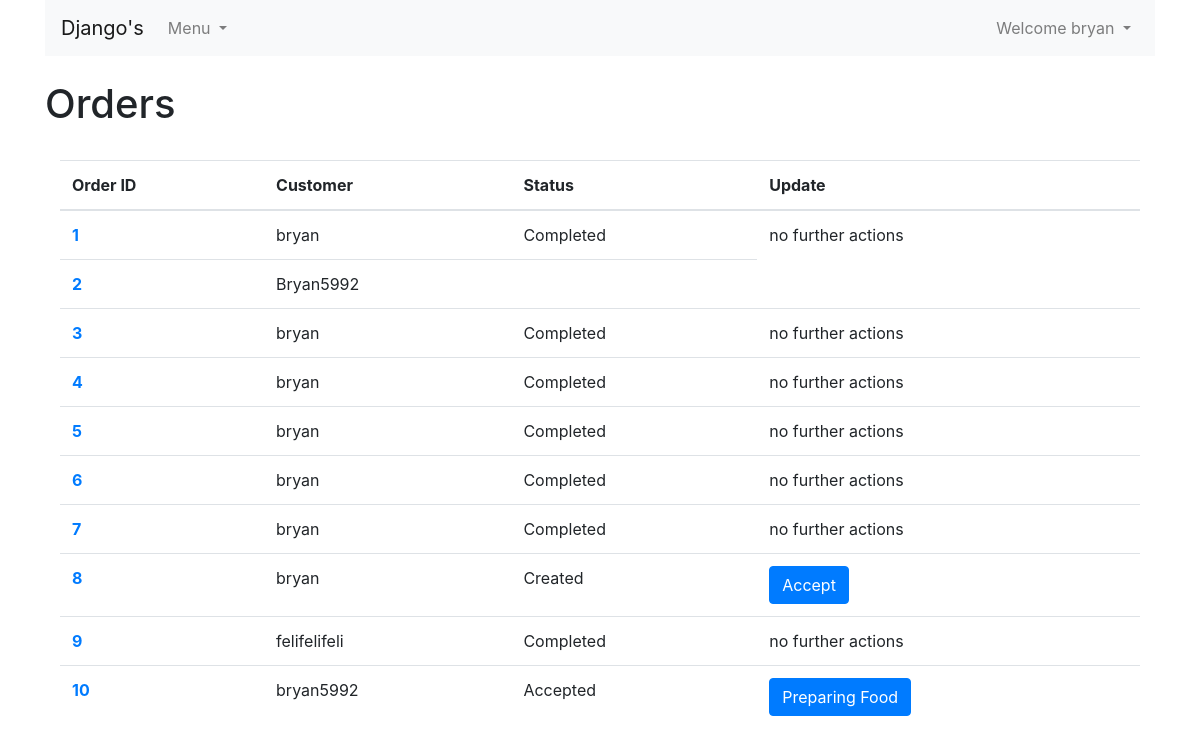
/staff_view (signed in), run on an earlier commit of the app's database.
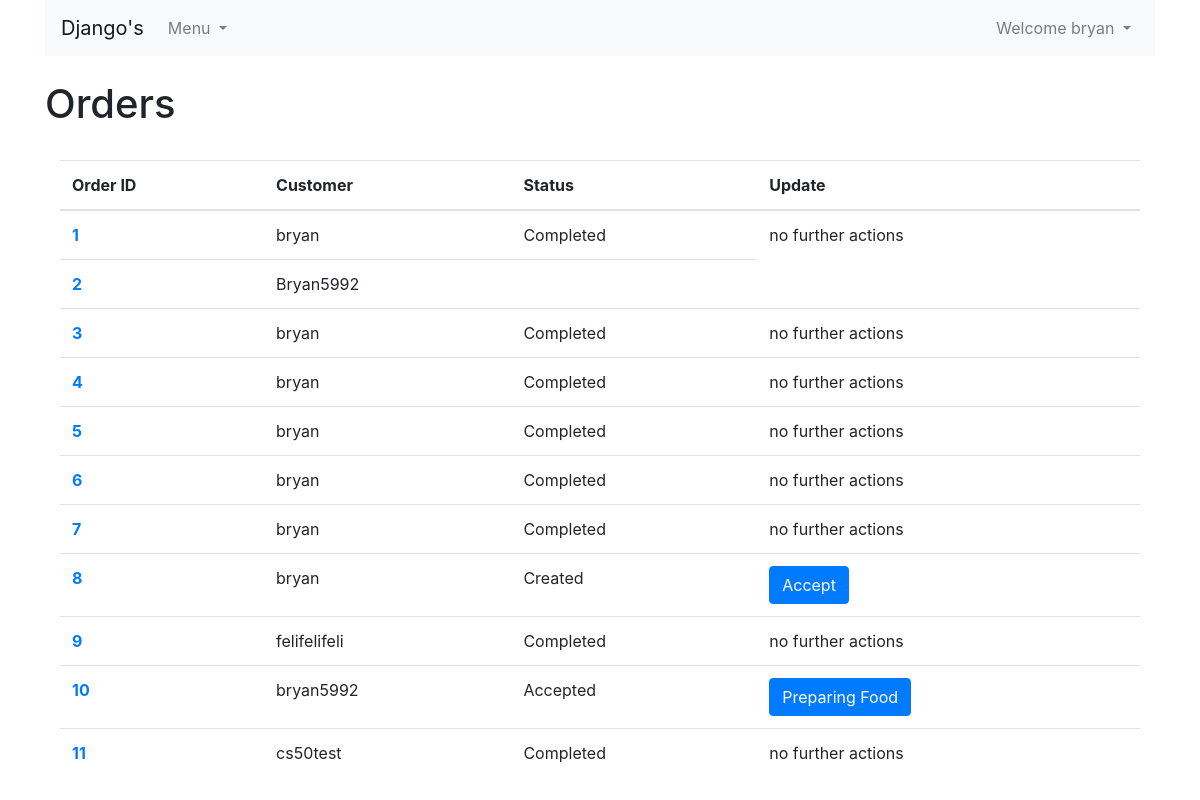
And on a later commit of the database.
### pages/models.py (models this page shows, shortened)
class Order(models.Model):
    cust_id = models.ForeignKey(User, related_name="order",on_delete=models.CASCADE)

class Order_Status(models.Model):
    STATUS_CHOICES = [
        ("Created", 'Created'),
        ("Payment Declined", 'Payment Declined'),
        ("Accepted", 'Accepted'),
        ("Preparing Food", 'Preparing Food'),
        ("Out For Delivery", 'Out For Delivery'),
        ("Completed", 'Completed')
    ]
    order_id = models.ForeignKey("Order", related_name="order_status",on_delete=models.CASCADE)
    status = models.CharField( max_length=50, choices=STATUS_CHOICES,)
    date = models.DateTimeField(auto_now=False, auto_now_add=True)
    class Meta:
        get_latest_by = ['id']

### pages/views.py (the view, shortened to what this page needs)
# urls.py: path('staff_view',views.staff_view, name='staff_view'),
@staff_member_required
def staff_view(request):
    orders = Order.objects.all()
    context = {"orders": orders}
    return render(request, 'staff_view.html', context)

### templates/staff_view.html (shortened to what this page needs)
{% extends 'layout.html' %}
{% load staticfiles %}
{% block body %}
<br>
<h1> Orders </h1>
<br>
<div class="container">
{% if orders %}
<table class="table table-hover">
  <thead>
    <tr>
      <th scope="col">Order ID</th>
      <th scope="col">Customer</th>
      <th scope="col">Status</th>
      <th scope="col">Update</th>
    </tr>
  </thead>
  <tbody>
    {% for order in orders %}
    <tr>
      <th scope="row"> <a href="{% url  "order" id=order.id %}">{{ order.id }}</a></th>
      <td>{{ order.cust_id }}</td>
      <td>{{ order.order_status.latest.status }}</td>
      <form method="POST", action="{% url 'staff_view' %}">
      {% if "Created" in order.order_status.latest.status %}
      <td> <button class = "btn btn-primary" type="submit">Accept</button> </td>
      {% elif "Accepted" in order.order_status.latest.status %}
      <td> <button class = "btn btn-primary" type="submit">Preparing Food</button> </td>
      {% elif "Preparing Food" in order.order_status.latest.status %}
      <td> <button class = "btn btn-primary" type="submit">Out For Delivery</button> </td>
      {% elif "Out For Delivery" in order.order_status.latest.status %}
      <td> <button class = "btn btn-primary" type="submit">Completed</button> </td>
      {% elif "Completed" in order.order_status.latest.status or "Payment Declined" in order.order_status.latest.status %}
      <td> no further actions </td>
      {% endif %}
      </form>
    </tr>
    {% endfor %}
  </tbody>
</table>
{% endif %}
</div>
{% endblock %}

### templates/layout.html (shortened to what this page needs)
<!DOCTYPE html>
<html lang="en">
<head>
    <link rel="stylesheet" href="https://stackpath.bootstrapcdn.com/bootstrap/4.4.1/css/bootstrap.min.css">
    {% load static %}
    <link rel="stylesheet" href="{% static 'website/css/style.css' %}">
</head>
<body>
    <div class='container'>
    <nav class="navbar navbar-expand-lg navbar-light bg-light">
        <a class="navbar-brand" href="{% url 'index' %}">Django's</a>
        <div class="collapse navbar-collapse" id="navbarNavDropdown">
          <ul class="navbar-nav">
            <li class="nav-item dropdown">
              <a class="nav-link dropdown-toggle" href="#" id="navbarDropdownMenuLink" role="button" data-toggle="dropdown" aria-haspopup="true" aria-expanded="false">
                Menu
              </a>
            </li>
          </ul>
          {% if user.is_authenticated %}
          <ul class="navbar-nav ml-auto">
            <li class="nav-item dropdown">
              <a class="nav-link dropdown-toggle" id="navbarDropdownMenuLink-4" data-toggle="dropdown"
                aria-haspopup="true" aria-expanded="false">Welcome {{ user }} </a>
            </li>
          </ul>
          {% endif %}
        </div>
      </nav>
        {% block body %}
        {% endblock %}
    </div>
</body>
</html>

What changed in the data, as far as the page shows it:
added Order: id "11", cust_id "cs50test", order_status.latest.status "Completed", shows "no further actions"
